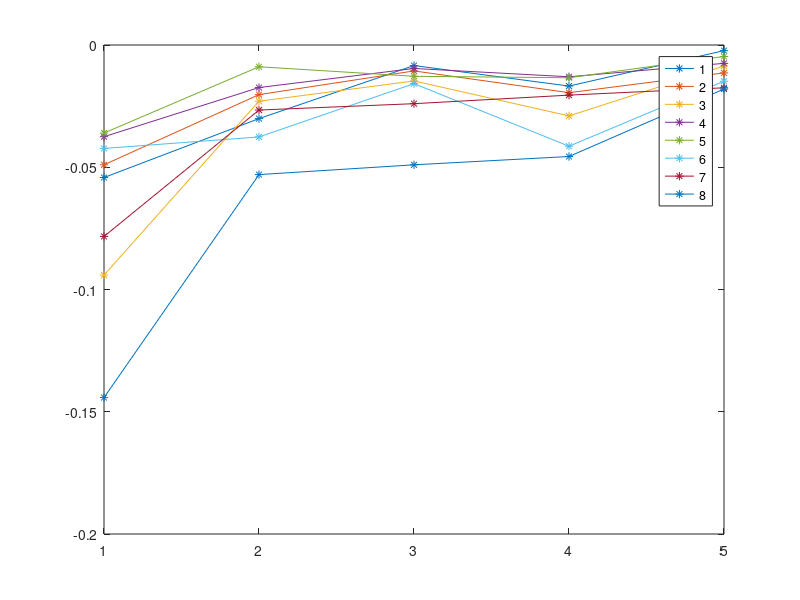

The MATLAB script that drew this image:
clear all
close all
clc

x1=[-0.0542,-0.0301,-0.0084,-0.0168,-0.0023];
x2=[-0.049,-0.0203,-0.0106,-0.0195,-0.0114];
x3=[-0.0941,-0.023,-0.0147,-0.029,-0.0086];
x4=[-0.0375,-0.0174,-0.0096,-0.013,-0.0075];
x5=[-0.036,-0.0089,-0.0128,-0.0134,-0.0047];
x6=[-0.0423,-0.0376,-0.0158,-0.0414,-0.0148];
x7=[-0.0783,-0.0266,-0.024,-0.0205,-0.0175];
x8=[-0.1442,-0.053,-0.049,-0.0456,-0.018];
y=[1,2,3,4,5];
% [xx1, yy] = createFit( y, x1 );
% [xx2, yy] = createFit( y, x2 );
% [xx3, yy] = createFit( y, x3 );
% [xx4, yy] = createFit( y, x4 );
% [xx5, yy] = createFit( y, x5 );
% [xx6, yy] = createFit( y, x6 );
% [xx7, yy] = createFit( y, x7 );
% [xx8, yy] = createFit( y, x8 );
% 
% plot(xx1)
% hold on
% plot(xx2)
% hold on
% plot(xx3)
% hold on
% plot(xx4)
% hold on
% plot(xx5)
% hold on
% plot(xx6)
% hold on
% plot(xx7)
% hold on
% plot(xx8)
% hold on
plot(y,x1,'-*');
hold on
plot(y,x2,'-*');
hold on
plot(y,x3,'-*');
hold on
plot(y,x4,'-*');
hold on
plot(y,x5,'-*');
hold on
plot(y,x6,'-*');
hold on
plot(y,x7,'-*');
hold on
plot(y,x8,'-*');
legend('1','2','3','4','5','6','7','8')
% a + b * log(x)